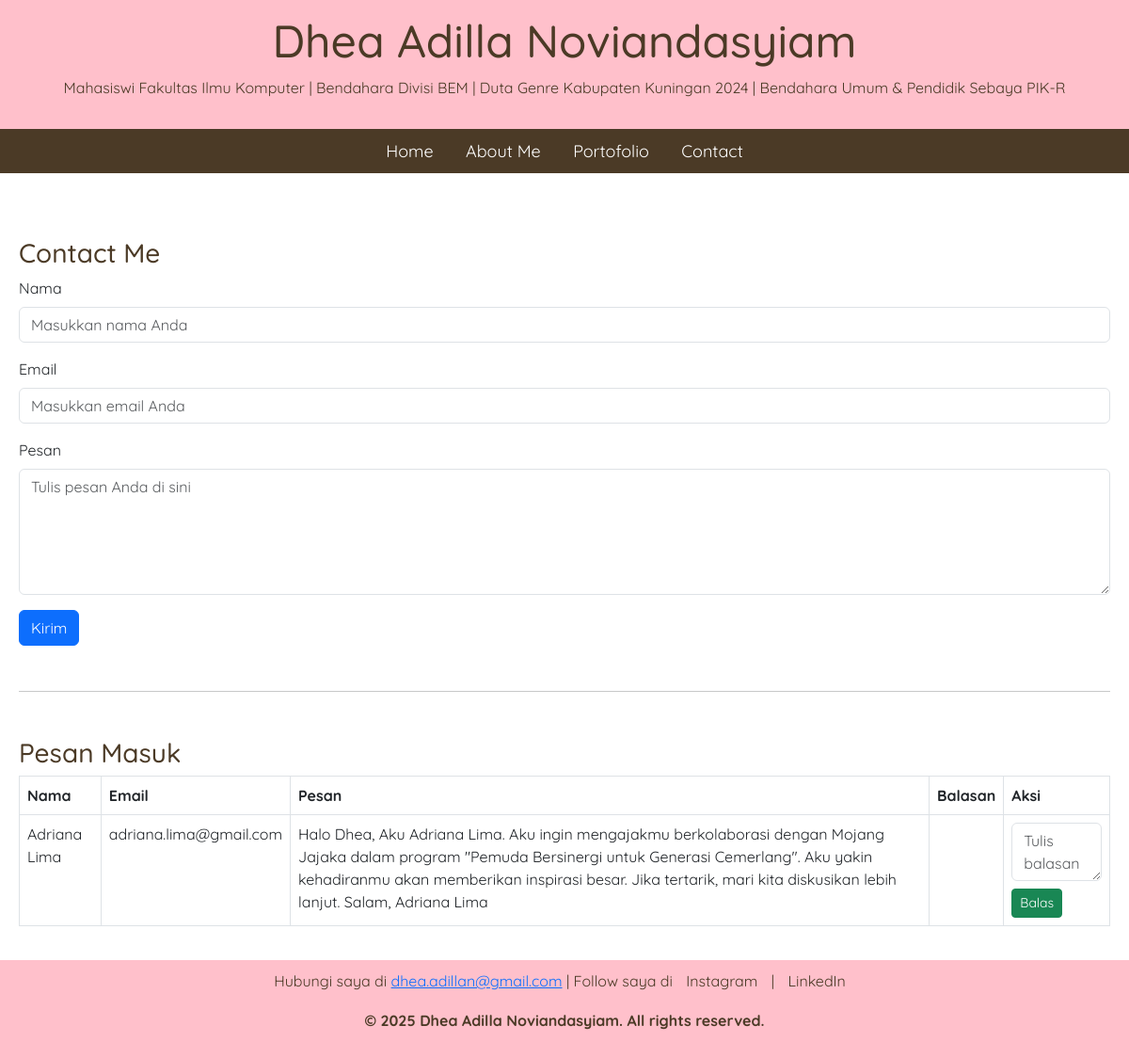
The page /contact.php on the database its author committed.
### tables this page shows
CREATE TABLE `contacts` (
  `id` int NOT NULL,
  `name` varchar(100) NOT NULL,
  `email` varchar(100) NOT NULL,
  `message` text NOT NULL,
  `reply` text,
  `created_at` timestamp NULL DEFAULT CURRENT_TIMESTAMP
);

### contact.php (the view, shortened to what this page needs)
<!DOCTYPE html>
<html lang="en">
<head>
    <link href="https://cdn.jsdelivr.net/npm/bootstrap@5.3.0-alpha1/dist/css/bootstrap.min.css" rel="stylesheet">
    <link rel="stylesheet" href="style.css">
</head>
<body>
    <?php include 'header.php'; ?>
    <div class="container mt-5">
        <h2>Contact Me</h2>
        <form action="process_contact.php" method="post">
            <div class="mb-3">
                <label for="name" class="form-label">Nama</label>
                <input type="text" class="form-control" id="name" name="name" placeholder="Masukkan nama Anda" required>
            </div>
            <div class="mb-3">
                <label for="email" class="form-label">Email</label>
                <input type="email" class="form-control" id="email" name="email" placeholder="Masukkan email Anda" required>
            </div>
            <div class="mb-3">
                <label for="message" class="form-label">Pesan</label>
                <textarea class="form-control" id="message" name="message" rows="5" placeholder="Tulis pesan Anda di sini" required></textarea>
            </div>
            <button type="submit" class="btn btn-primary">Kirim</button>
        </form>
        <hr class="my-5">
        <h3>Pesan Masuk</h3>
        <table class="table table-bordered">
            <thead>
                <tr>
                    <th>Nama</th>
                    <th>Email</th>
                    <th>Pesan</th>
                    <th>Balasan</th>
                    <th>Aksi</th>
                </tr>
            </thead>
            <tbody>
                <?php
                $conn = new mysqli("localhost", "root", "", "portofolio");
                $result = $conn->query("SELECT * FROM contacts ORDER BY created_at DESC");
                while ($row = $result->fetch_assoc()) {
                    echo "<tr>
                            <td>{$row['name']}</td>
                            <td>{$row['email']}</td>
                            <td>{$row['message']}</td>
                            <td>{$row['reply']}</td>
                            <td>
                                <form action='reply_contact.php' method='post'>
                                    <input type='hidden' name='id' value='{$row['id']}'>
                                    <textarea name='reply' class='form-control mb-2' rows='2' placeholder='Tulis balasan'></textarea>
                                    <button type='submit' class='btn btn-success btn-sm'>Balas</button>
                                </form>
                            </td>
                          </tr>";
                }
                ?>
            </tbody>
        </table>
    </div>
    <?php include 'footer.php'; ?>
</body>
</html>

### header.php
<header>
    <h1>Dhea Adilla Noviandasyiam</h1>
    <p>Mahasiswi Fakultas Ilmu Komputer | Bendahara Divisi BEM | Duta Genre Kabupaten Kuningan 2024 | Bendahara Umum &  Pendidik Sebaya PIK-R</p>
</header>
<nav>
    <a href="index.php">Home</a>
    <a href="about.php">About Me</a>
    <a href="portofolio.php">Portofolio</a>
    <a href="contact.php">Contact</a>
</nav>

### footer.php
<footer>
    <p>Hubungi saya di <a href="mailto:dhea.adillan@gmail.com">dhea.adillan@gmail.com</a> | Follow saya di
        <span class="social-links">
            <a href="https://instagram.com/dheaadilla" target="_blank">Instagram</a> |
            <a href="https://linkedin.com/in/dhea-noviandasyiam" target="_blank">LinkedIn</a>
        </span>
    </p>
    <p><strong>&copy; 2025 Dhea Adilla Noviandasyiam. All rights reserved.</strong></p>
</footer>

### style.css (style rules this page uses)
body { font-family: 'Quicksand', sans-serif; margin: 0; padding: 0; background-color: white; }
header { background-color: pink; color: white; padding: 15px; text-align: center; animation: fadeIn 2s ease-in-out; }
nav { background-color: #4b3a26; padding: 10px; text-align: center; animation: slideDown 1.5s ease-in-out; }
nav a { color: white; margin: 0 15px; text-decoration: none; font-size: 18px; transition: font-weight 0.3s ease, transform 0.3s ease; }
.container { max-width: 1200px; margin: 0 auto; padding: 20px; }
h1 { color: #4b3a26; font-size: 48px; animation: fadeInUp 2s ease-in-out; }
h2 { color: #4b3a26; font-size: 28px; }
p { color: #4b3a26; line-height: 1.6; }
h3 { color: #4b3a26; }
footer { background-color: pink; color: white; text-align: center; padding: 10px 0; position: relative; bottom: 0; width: 100%; animation: fadeIn 2s ease-in-out; }
.social-links a { margin: 0 10px; text-decoration: none; color: #4b3a26; transition: transform 0.3s ease; }

### rows shown on the page
contacts: name "Adriana Lima", email "adriana.lima@gmail.com", message "Halo Dhea, Aku Adriana Lima. Aku ingin mengajakmu berkolaborasi dengan Mojang Jajaka dalam program \"Pemuda Bersinergi untuk Generasi Cemerlang\". Aku yakin kehadiranmu akan memberikan inspirasi besar. Jika tertarik, mari kita diskusikan lebih lanjut. Salam, Adriana Lima"
